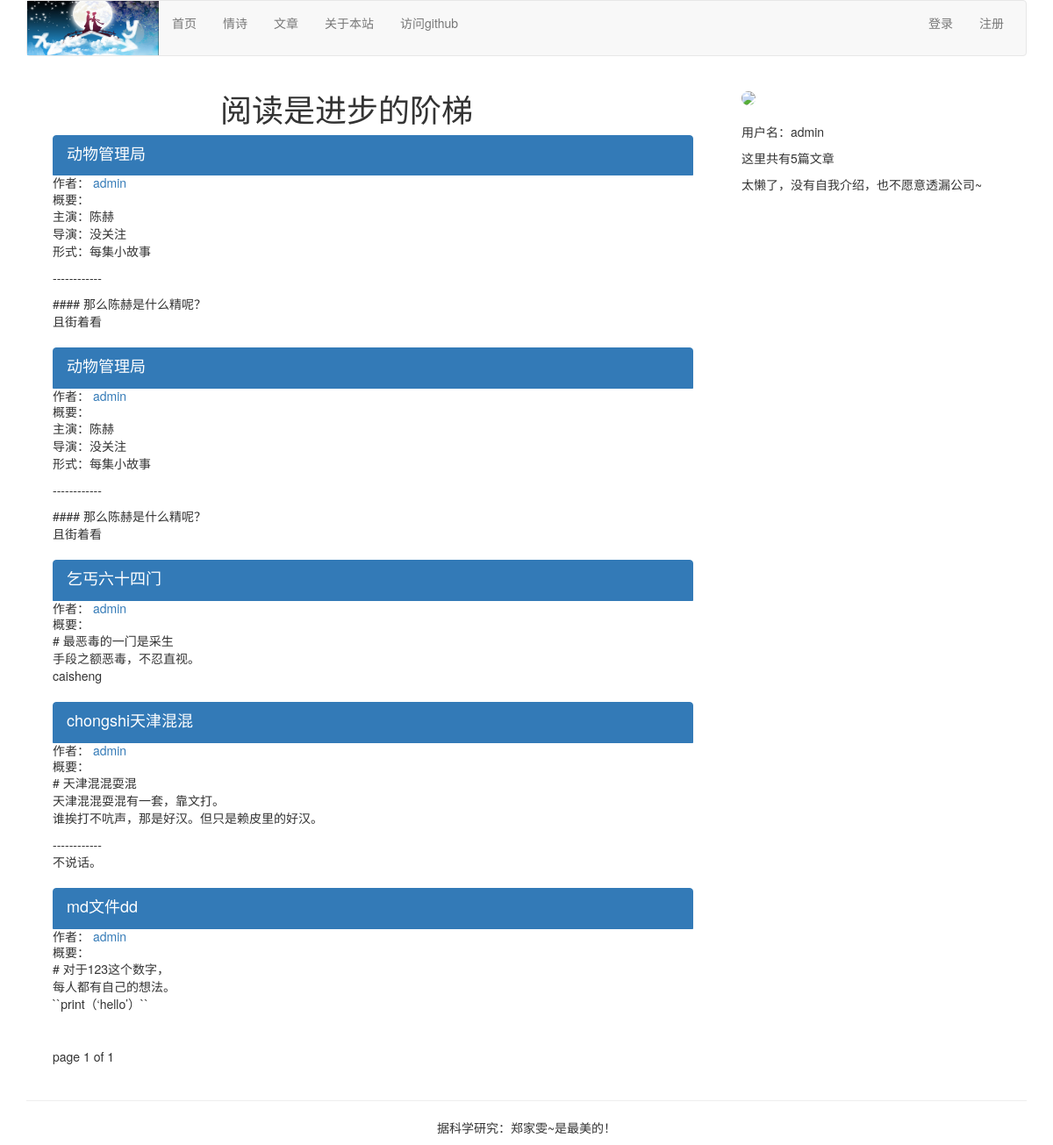
The app's page /article/list-article-titles/admin/ with its own data.
### article/models.py (models this page shows, shortened)
class ArticlePost(models.Model):
    author = models.ForeignKey(User, on_delete=models.CASCADE, related_name='article')
    title = models.CharField(max_length=200)
    slug = models.SlugField(max_length=500)
    column = models.ForeignKey(ArticleColumn, on_delete=models.CASCADE, related_name='article_column')
    body = models.TextField()
    created = models.DateTimeField(default=timezone.now)
    updated = models.DateTimeField(auto_now=True)
    users_like = models.ManyToManyField(User,related_name='articles_like',blank=True)
    article_tag = models.ManyToManyField(ArticleTag,related_name='article_tag',blank=True)
    class Meta:
        ordering = ('-updated',)
        index_together = (('id', 'slug'),)
    def get_url_path(self):
        return reverse('article:article_content',args=[self.id,self.slug])

### article/list_views.py (the view)
def article_titles(request,username=None):
    if username:
        user = User.objects.get(username=username)              #
        articles_title = ArticlePost.objects.filter(author=user) #
        try:
            userinfo = user.userinfo   #
        except:
            userinfo = None
    else:
        articles_title = ArticlePost.objects.all()
    paginator = Paginator(articles_title,5)      # 每页展示5个文章
    page = request.GET.get('page')
    try:
        current_page = paginator.page(page)
        articles = current_page.object_list
    except PageNotAnInteger:
        current_page = paginator.page(1)
        articles = current_page.object_list
    except EmptyPage:
        current_page = paginator.page(paginator.num_pages)
        articles = current_page.object_list
    if username:
        return render(request,'article/list/author_articles.html',
                      {'articles':articles,'page':current_page,'userinfo':userinfo,'user2':user}) #
    return render(request,'article/list/article_titles.html',
                  {'articles':articles,'page':current_page})

### article/templatetags/article_tags.py (called while the page is built)
@register.simple_tag
def author_total_articles(user):
    return user.article.count()

### templates/article/list/author_articles.html (shortened to what this page needs)
{% extends 'base.html' %}
{% load staticfiles %}
{% load article_tags %}
{% block content %}
    <div class="row text-center vertical-middle-sm col-md-8">
    <h1>阅读是进步的阶梯</h1>
    </div>
    <div class="container">
        <div class="col-md-8">
            {% for article in articles %}
            <div class="list-group">
                <a href="{{ article.get_url_path }}" class="list-group-item active">
                    <h4 class="list-group-item-heading">{{ article.title }}</h4>
                </a>
                <P class="list-group-item-text">作者：
                    <a href="{% url 'article:author_articles' article.author.username %}">{{ article.author.username }}</a></P>
                <P class="list-group-item-text">概要：{{ article.body | slice:'70' | linebreaks }}</P>
            </div>
            {% endfor %}
        {% include 'paginator.html' %}
        </div>
        <div class="col-md-4 " style="position:fixed ;right:-30px; top:100px;">
            <div>
                {% if userinfo.photo %}
                <img src="{{ userinfo.photo | striptags }}" class="img-circle" id="my_photo" name="user_face" style="width:300px">
                {% else %}
                <img src="{% static 'images/avatar.png' %}" class="img-circle" id="my_photo" name="user_face" style="width:300px">
                {% endif %}
            </div>
            <div>
            <br>
                <p>用户名：{{ user2.username }}</p>
                <P>这里共有{% author_total_articles user2 %}篇文章</P>
                {% if userinfo.company %}
                <p>公司：{{ userinfo.company }}</p>
                {% elif userinfo.aboutme %}
                <p>自我介绍：{{ userinfo.aboutme }}</p>
                {% else %}
                <p>太懒了，没有自我介绍，也不愿意透漏公司~</p>
                {% endif %}
            </div>
        </div>
    </div>
{% endblock %}

### records on screen
ArticlePost: title "动物管理局", author.username "admin", body "主演：陈赫 导演：没关注 形式：每集小故事 ------------ #### 那么陈赫是什么精呢？ 且街着看"
ArticlePost: title "动物管理局", author.username "admin", body "主演：陈赫 导演：没关注 形式：每集小故事 ------------ #### 那么陈赫是什么精呢？ 且街着看"
ArticlePost: title "乞丐六十四门", author.username "admin", body "# 最恶毒的一门是采生 手段之额恶毒，不忍直视。 caisheng"
ArticlePost: title "chongshi天津混混", author.username "admin", body "# 天津混混耍混 天津混混耍混有一套，靠文打。 谁挨打不吭声，那是好汉。但只是赖皮里的好汉。 ------------ 不说话。"
ArticlePost: title "md文件dd", author.username "admin", body "# 对于123这个数字， 每人都有自己的想法。 ``print（‘hello’）``"

### other values on screen
{{ page.number }} "1"
{{ page.paginator.num_pages }} "1"
{{ user2.username }} "admin"
